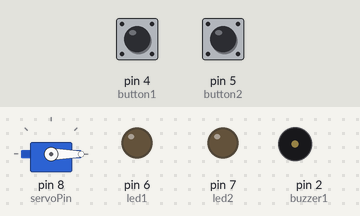
Recording of a sketch running on a simulated Arduino Uno, built with avr-gcc and run on an emulated ATmega328P. Shown: servo, output pins drawn as LEDs (lit = HIGH), buzzer (waves = sounding). The inputs (shaded band) are chosen by the test bench; at power-on: pin 4 (button1) HIGH, pin 5 (button2) HIGH.

Above: at 1.2 s.
1.3 s: pin 4 (button1) pulled LOW for 0.15 s
At 2.5 s:
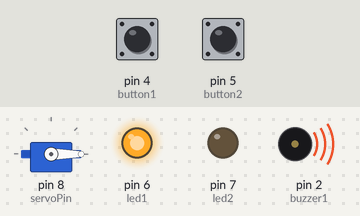
At 4.7 s:
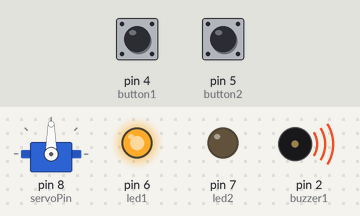
Timing chart, 0 to 10.3 s (numbered marks = the images above; inputs shaded):
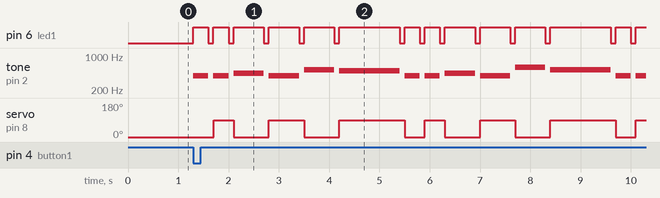

The sketch:

music_system.ino
```cpp
#include <Servo.h>
int button1 = 4;
int button2 = 5;
int buzzer1 = 2;
int buzzer2 = 3;
int led1 = 6;
int led2 = 7;
int servoPin=8;
Servo myServo;
bool servoToggle=false;
void setup() {
  Serial.begin(9600);
  pinMode(button1, INPUT_PULLUP);
  pinMode(button2, INPUT_PULLUP);
  pinMode(buzzer1, OUTPUT);
  pinMode(buzzer2, OUTPUT);
  pinMode(led1, OUTPUT);
  pinMode(led2, OUTPUT);
  myServo.attach(servoPin);
  myServo.write(0);
}
void loop() {
  if (digitalRead(button1) == LOW) {
    melody1();
  } else if (digitalRead(button2) == LOW) {
    melody2();
  } else {
    noTone(buzzer1);
    noTone(buzzer2);
    digitalWrite(led1, LOW);
    digitalWrite(led2, LOW);
  }
}
void melody1() {
  playNote(buzzer1, led1, 392, 300);
  playNote(buzzer1, led1, 392, 300);
  playNote(buzzer1, led1, 440, 600);
  playNote(buzzer1, led1, 392, 600);
  playNote(buzzer1, led1, 523, 600);
  playNote(buzzer1, led1, 494, 1200);
  playNote(buzzer1, led1, 392, 300);
  playNote(buzzer1, led1, 392, 300);
  playNote(buzzer1, led1, 440, 600);
  playNote(buzzer1, led1, 392, 600);
  playNote(buzzer1, led1, 587, 600);
  playNote(buzzer1, led1, 523, 1200);
  playNote(buzzer1, led1, 392, 300);
  playNote(buzzer1, led1, 392, 300);
  playNote(buzzer1, led1, 784, 600);
  playNote(buzzer1, led1, 659, 600);
  playNote(buzzer1, led1, 523, 600);
  playNote(buzzer1, led1, 494, 600);
  playNote(buzzer1, led1, 440, 1200);
  playNote(buzzer1, led1, 698, 300);
  playNote(buzzer1, led1, 698, 300);
  playNote(buzzer1, led1, 659, 600);
  playNote(buzzer1, led1, 523, 600);
  playNote(buzzer1, led1, 587, 600);
  playNote(buzzer1, led1, 523, 1200);
  noTone(buzzer1);
}
void melody2() {
playNote(buzzer1, led2, 784, 600);
playNote(buzzer1, led2, 740, 600);
playNote(buzzer1, led2, 659, 600);
playNote(buzzer1, led2, 587, 600);
playNote(buzzer1, led2, 659, 300);
playNote(buzzer1, led2, 659, 600);
playNote(buzzer1, led2, 784, 600);
playNote(buzzer1, led2, 740, 600);
playNote(buzzer1, led2, 659, 600);
playNote(buzzer1, led2, 587, 600);
playNote(buzzer1, led2, 659, 300);
playNote(buzzer1, led2, 659, 300);
noTone(buzzer2);
}
void playNote(int buzzerPin, int ledPin, int frequency, int duration) {
  digitalWrite(ledPin, HIGH);
  tone(buzzerPin, frequency);
  if (servoToggle) {
    myServo.write(90);
  }
  else
  {
    myServo.write(0);
  }
  servoToggle =!servoToggle;
  delay(duration);
  noTone(buzzerPin);
  digitalWrite(ledPin, LOW);
  delay(100);
}
```
